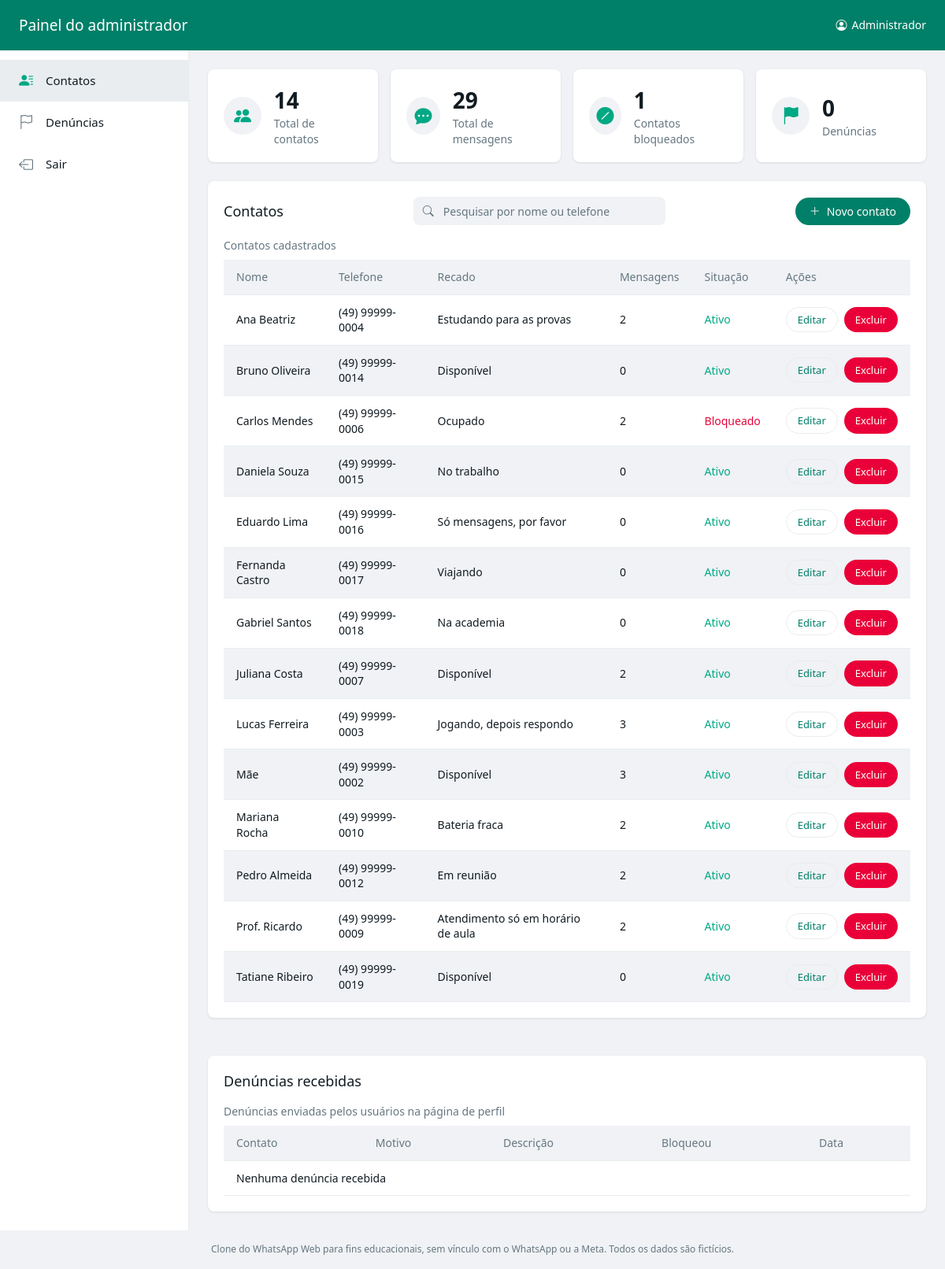
Page /admin/painel.php (signed in) on the committed database.
### tables this page shows
CREATE TABLE IF NOT EXISTS contatos (
  id INT AUTO_INCREMENT PRIMARY KEY,
  nome VARCHAR(100) NOT NULL,
  telefone VARCHAR(20) NOT NULL UNIQUE,
  recado VARCHAR(150),
  grupo TINYINT(1) DEFAULT 0,
  favorito TINYINT(1) DEFAULT 0,
  bloqueado TINYINT(1) DEFAULT 0,
  criado_em DATETIME DEFAULT CURRENT_TIMESTAMP
);

### includes/funcoes.php (called while the page is built, shortened)
<?php
function limpar(?string $valor): string
{
    return trim((string)($valor ?? ''));
}
function esc(?string $valor): string
{
    return htmlspecialchars((string)($valor ?? ''), ENT_QUOTES, 'UTF-8');
}
function adminLogado(): ?array
{
    return $_SESSION['admin'] ?? null;
}
function listarContatosPainel(PDO $pdo, string $busca = ''): array
{
    $termo = '%' . $busca . '%';
    $stmt = $pdo->prepare(
        'SELECT c.id, c.nome, c.telefone, c.recado, c.bloqueado, COUNT(m.id) AS total_mensagens
         FROM contatos c
         LEFT JOIN conversas cv ON cv.contato_id = c.id
         LEFT JOIN mensagens m ON m.conversa_id = cv.id
         WHERE c.grupo = 0 AND (c.nome LIKE ? OR c.telefone LIKE ?)
         GROUP BY c.id
         ORDER BY c.nome'
    );
    $stmt->execute([$termo, $termo]);
    return $stmt->fetchAll();
}
function resumoPainel(PDO $pdo): array
{
    return [
        'contatos'   => (int)$pdo->query('SELECT COUNT(*) FROM contatos WHERE grupo = 0')->fetchColumn(),
        'mensagens'  => (int)$pdo->query('SELECT COUNT(*) FROM mensagens')->fetchColumn(),
        'bloqueados' => (int)$pdo->query('SELECT COUNT(*) FROM contatos WHERE grupo = 0 AND bloqueado = 1')->fetchColumn(),
        'denuncias'  => (int)$pdo->query('SELECT COUNT(*) FROM denuncias')->fetchColumn(),
    ];
}
function listarDenuncias(PDO $pdo): array
{
    return $pdo->query(
        'SELECT d.id, d.motivo, d.descricao, d.bloqueou, d.criada_em, c.nome AS contato
         FROM denuncias d
         JOIN contatos c ON c.id = d.contato_id
         ORDER BY d.criada_em DESC'
    )->fetchAll();
}

### admin/painel.php (the view, shortened to what this page needs)
<?php
require_once __DIR__ . '/../includes/conexao.php';
require_once __DIR__ . '/../includes/funcoes.php';
$busca = limpar(filter_input(INPUT_GET, 'busca', FILTER_UNSAFE_RAW) ?? '');
$resumo = resumoPainel($pdo);
$contatos = listarContatosPainel($pdo, $busca);
$denuncias = listarDenuncias($pdo);
require_once __DIR__ . '/../includes/cabecalho.php';
?>
  <div class="admin">
    <header class="admin-topo">
      <h1>Painel do administrador</h1>
      <span class="admin-usuario"><i class="bi bi-person-circle"></i> <?= esc(adminLogado()['nome'] ?? '') ?></span>
    </header>
    <nav class="admin-menu" id="menu-lateral" aria-label="Menu do administrador">
      <ul>
        <li><a href="#contatos" aria-current="page"><i class="bi bi-person-lines-fill"></i> Contatos</a></li>
        <li><a href="#denuncias"><i class="bi bi-flag"></i> Denúncias</a></li>
        <li><a href="logout.php"><i class="bi bi-box-arrow-left"></i> Sair</a></li>
      </ul>
    </nav>
    <main class="admin-conteudo">
      <section class="resumo" id="resumo" aria-label="Resumo">
        <article class="cartao-resumo">
          <i class="bi bi-people-fill"></i>
          <div>
            <p class="cartao-resumo-numero"><?= $resumo['contatos'] ?></p>
            <p class="cartao-resumo-titulo">Total de contatos</p>
          </div>
        </article>
        <article class="cartao-resumo">
          <i class="bi bi-chat-dots-fill"></i>
          <div>
            <p class="cartao-resumo-numero"><?= $resumo['mensagens'] ?></p>
            <p class="cartao-resumo-titulo">Total de mensagens</p>
          </div>
        </article>
        <article class="cartao-resumo">
          <i class="bi bi-slash-circle-fill"></i>
          <div>
            <p class="cartao-resumo-numero"><?= $resumo['bloqueados'] ?></p>
            <p class="cartao-resumo-titulo">Contatos bloqueados</p>
          </div>
        </article>
        <article class="cartao-resumo">
          <i class="bi bi-flag-fill"></i>
          <div>
            <p class="cartao-resumo-numero"><?= $resumo['denuncias'] ?></p>
            <p class="cartao-resumo-titulo">Denúncias</p>
          </div>
        </article>
      </section>
      <section class="contatos" id="contatos" aria-labelledby="titulo-contatos">
        <div class="contatos-topo">
          <h2 id="titulo-contatos">Contatos</h2>
          <form class="busca" action="painel.php" method="get" role="search">
            <i class="bi bi-search"></i>
            <input type="search" id="busca-contatos" name="busca" value="<?= esc($busca) ?>" placeholder="Pesquisar por nome ou telefone">
          </form>
          <button type="button" class="btn btn-primario btn-novo" id="btn-novo"><i class="bi bi-plus-lg"></i> Novo contato</button>
        </div>
        <table class="tabela">
          <caption>
            <?= $busca !== '' ? 'Resultado da busca por "' . esc($busca) . '"' : 'Contatos cadastrados' ?>
          </caption>
          <thead>
            <tr>
              <th scope="col">Nome</th>
              <th scope="col">Telefone</th>
              <th scope="col">Recado</th>
              <th scope="col">Mensagens</th>
              <th scope="col">Situação</th>
              <th scope="col">Ações</th>
            </tr>
          </thead>
          <tbody id="tabela-corpo">
            <?php foreach ($contatos as $c): ?>
              <tr>
                <td><?= esc($c['nome']) ?></td>
                <td><?= esc($c['telefone']) ?></td>
                <td><?= esc($c['recado']) ?></td>
                <td><?= (int)$c['total_mensagens'] ?></td>
                <td><span class="situacao<?= $c['bloqueado'] ? ' bloqueado' : '' ?>"><?= $c['bloqueado'] ? 'Bloqueado' : 'Ativo' ?></span></td>
                <td>
                  <div class="acoes">
                    <button type="button" class="btn btn-secundario" data-acao="editar"
                      data-id="<?= (int)$c['id'] ?>"
                      data-nome="<?= esc($c['nome']) ?>"
                      data-telefone="<?= esc($c['telefone']) ?>"
                      data-recado="<?= esc($c['recado']) ?>"
                      data-bloqueado="<?= (int)$c['bloqueado'] ?>">Editar</button>
                    <button type="button" class="btn btn-perigo" data-acao="excluir"
                      data-id="<?= (int)$c['id'] ?>"
                      data-nome="<?= esc($c['nome']) ?>">Excluir</button>
                  </div>
                </td>
              </tr>
            <?php endforeach; ?>
          </tbody>
        </table>
      </section>
      <section class="contatos" id="denuncias" aria-labelledby="titulo-denuncias">
        <div class="contatos-topo">
          <h2 id="titulo-denuncias">Denúncias recebidas</h2>
        </div>
        <table class="tabela">
          <caption>Denúncias enviadas pelos usuários na página de perfil</caption>
          <thead>
            <tr>
              <th scope="col">Contato</th>
              <th scope="col">Motivo</th>
              <th scope="col">Descrição</th>
              <th scope="col">Bloqueou</th>
              <th scope="col">Data</th>
            </tr>
          </thead>
          <tbody>
            <?php if (!$denuncias): ?>
              <tr><td colspan="5">Nenhuma denúncia recebida</td></tr>
            <?php endif; ?>
          </tbody>
        </table>
      </section>
    </main>
  </div>
<?php require_once __DIR__ . '/../includes/rodape.php'; ?>

### css/style.css (style rules this page uses)
:root { --verde: #00A884; --verde-escuro: #008069; --verde-marca: #25D366; --fundo: #FFFFFF; --painel: #F0F2F5; --fundo-chat: #EFEAE2; --balao-enviado: #D9FDD3; --balao-recebido: #FFFFFF; --divisoria: #E9EDEF; --texto: #111B21; --texto-2: #667781; --lida: #53BDEB; --erro: #EA0038; --fonte: "Segoe UI", "Helvetica Neue", Helvetica, Arial, sans-serif; --verde-claro: #D9FDD3; --perigo: var(--erro); --texto-sec: var(--texto-2); --borda: var(--divisoria); --cartao: var(--fundo); --fundo-card: var(--fundo); --hover-item: var(--painel); --raio-padrao: 8px; --raio-pilula: 24px; --transicao: 0.2s ease; }
*, *::before, *::after { box-sizing: border-box; margin: 0; padding: 0; }
html, body { height: 100%; }
body { font-family: var(--fonte); font-size: 14px; line-height: 1.4; color: var(--texto); background: var(--fundo); }
button, input, select, textarea { font: inherit; color: inherit; }
button { cursor: pointer; background: none; border: none; }
a { color: var(--verde-escuro); text-decoration: none; }
ul, ol { list-style: none; }
.btn { display: inline-flex; align-items: center; justify-content: center; gap: 8px; padding: 10px 24px; border-radius: 24px; font-size: 14px; font-weight: 500; transition: background 0.2s, box-shadow 0.2s; }
.btn-primario { background: var(--verde-escuro); color: #FFFFFF; }
.btn-secundario { background: transparent; color: var(--verde-escuro); border: 1px solid var(--divisoria); }
.btn-perigo { background: var(--erro); color: #FFFFFF; }
.busca { display: flex; align-items: center; gap: 12px; height: 36px; padding: 0 12px; background: var(--painel); border-radius: 8px; color: var(--texto-2); }
.busca input { flex: 1; background: transparent; border: none; outline: none; color: var(--texto); }
.busca input::placeholder { color: var(--texto-2); }
.tabela { width: 100%; border-collapse: collapse; }
.tabela th, .tabela td { padding: 12px 16px; text-align: left; border-bottom: 1px solid var(--divisoria); }
.tabela th { background: var(--painel); color: var(--texto-2); font-weight: 500; }
.tabela tbody tr:nth-child(even) { background: var(--painel); }

### css/admin-painel.css (style rules this page uses)
body { display: flex; flex-direction: column; min-height: 100vh; background: var(--painel); }
.admin { flex: 1; display: grid; grid-template-columns: 240px 1fr; grid-template-rows: 64px 1fr; }
.admin-topo { grid-column: 1 / -1; grid-row: 1; display: flex; align-items: center; gap: 12px; padding: 0 24px; background: var(--verde-escuro); color: #FFFFFF; }
.admin-topo h1 { font-size: 19px; font-weight: 500; }
.admin-menu { grid-column: 1; grid-row: 2; padding: 12px 0; background: var(--fundo); border-right: 1px solid var(--divisoria); }
.admin-menu a { display: flex; align-items: center; gap: 16px; padding: 14px 24px; color: var(--texto); font-size: 15px; }
.admin-menu a i { font-size: 18px; color: var(--texto-2); }
.admin-menu a[aria-current="page"] { background: var(--divisoria); }
.admin-menu a[aria-current="page"] i { color: var(--verde); }
.admin-conteudo { grid-column: 2; grid-row: 2; display: flex; flex-direction: column; gap: 24px; padding: 24px; min-width: 0; }
.resumo { display: grid; grid-template-columns: repeat(4, 1fr); gap: 16px; }
.cartao-resumo { display: flex; align-items: center; gap: 16px; padding: 20px; background: var(--fundo); border-radius: 8px; box-shadow: 0 1px 3px rgba(11, 20, 26, 0.1); }
.cartao-resumo > i { display: inline-flex; align-items: center; justify-content: center; width: 48px; height: 48px; border-radius: 50%; background: var(--painel); color: var(--verde); font-size: 22px; }
.cartao-resumo-numero { font-size: 28px; font-weight: 600; color: var(--texto); }
.cartao-resumo-titulo { color: var(--texto-2); }
.contatos { padding: 20px; background: var(--fundo); border-radius: 8px; box-shadow: 0 1px 3px rgba(11, 20, 26, 0.1); }
.contatos-topo { display: flex; align-items: center; justify-content: space-between; gap: 16px; margin-bottom: 16px; }
.contatos-topo h2 { font-size: 18px; font-weight: 500; }
.contatos-topo .busca { flex: 0 1 320px; }
.tabela caption { padding-bottom: 8px; text-align: left; color: var(--texto-2); }
.tabela .btn { width: auto; padding: 6px 14px; font-size: 13px; }
.acoes { display: flex; gap: 8px; }
.situacao { font-weight: 500; color: var(--verde); }
.situacao.bloqueado { color: var(--erro); }
.admin-usuario { margin-left: auto; display: flex; align-items: center; gap: 6px; font-size: 14px; }
.contatos + .contatos { margin-top: 24px; }
.btn-novo { width: auto; padding: 8px 18px; }

### rows in the picture
contatos: nome "Ana Beatriz", telefone "(49) 99999-0004", recado "Estudando para as provas", total_mensagens "2", bloqueado "Ativo"
contatos: nome "Bruno Oliveira", telefone "(49) 99999-0014", recado "Disponível", total_mensagens "0", bloqueado "Ativo"
contatos: nome "Carlos Mendes", telefone "(49) 99999-0006", recado "Ocupado", total_mensagens "2", bloqueado "Bloqueado"
contatos: nome "Daniela Souza", telefone "(49) 99999-0015", recado "No trabalho", total_mensagens "0", bloqueado "Ativo"
contatos: nome "Eduardo Lima", telefone "(49) 99999-0016", recado "Só mensagens, por favor", total_mensagens "0", bloqueado "Ativo"
contatos: nome "Fernanda Castro", telefone "(49) 99999-0017", recado "Viajando", total_mensagens "0", bloqueado "Ativo"
contatos: nome "Gabriel Santos", telefone "(49) 99999-0018", recado "Na academia", total_mensagens "0", bloqueado "Ativo"
contatos: nome "Juliana Costa", telefone "(49) 99999-0007", recado "Disponível", total_mensagens "2", bloqueado "Ativo"
contatos: nome "Lucas Ferreira", telefone "(49) 99999-0003", recado "Jogando, depois respondo", total_mensagens "3", bloqueado "Ativo"
contatos: nome "Mãe", telefone "(49) 99999-0002", recado "Disponível", total_mensagens "3", bloqueado "Ativo"
contatos: nome "Mariana Rocha", telefone "(49) 99999-0010", recado "Bateria fraca", total_mensagens "2", bloqueado "Ativo"
contatos: nome "Pedro Almeida", telefone "(49) 99999-0012", recado "Em reunião", total_mensagens "2", bloqueado "Ativo"
contatos: nome "Prof. Ricardo", telefone "(49) 99999-0009", recado "Atendimento só em horário de aula", total_mensagens "2", bloqueado "Ativo"
contatos: nome "Tatiane Ribeiro", telefone "(49) 99999-0019", recado "Disponível", total_mensagens "0", bloqueado "Ativo"

### other values in the picture
adminLogado()['nome'] "Administrador"
$resumo['contatos'] "14"
$resumo['mensagens'] "29"
$resumo['bloqueados'] "1"
$resumo['denuncias'] "0"
